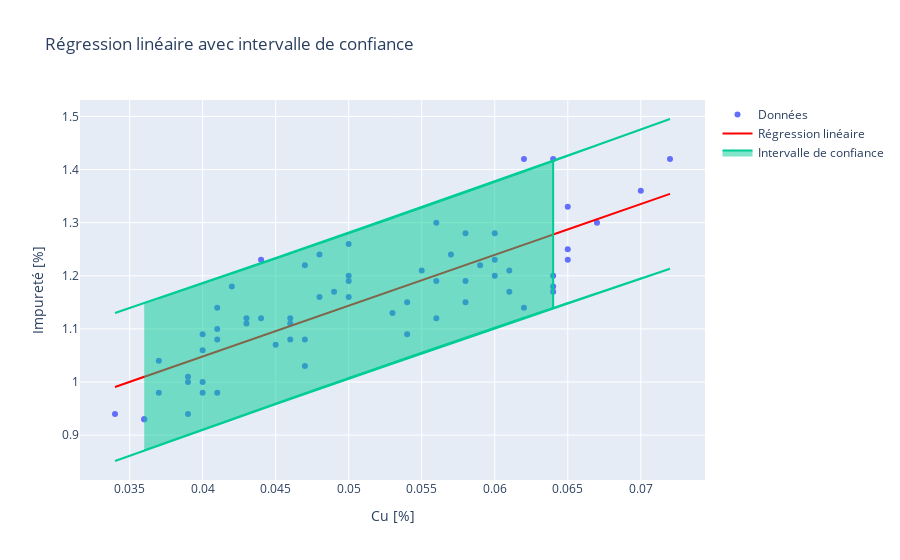

The cell this chart's notebook holds for it:
### Code cell
x_name, y_name = 'Cu [%]','Impureté [%]'
width=1.96
file_name = 'Regression_Impurete_Cu.pdf'
plot_linear_regression_with_predict_intervals(df_conforme_without_outliers,x_name, y_name, width, file_name)
